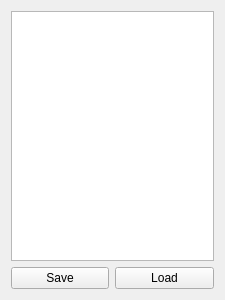
<?xml version="1.0" encoding="UTF-8"?>
<ui version="4.0">
 <class>FormResults</class>
 <widget class="QWidget" name="FormResults">
  <property name="geometry">
   <rect>
    <x>0</x>
    <y>0</y>
    <width>225</width>
    <height>300</height>
   </rect>
  </property>
  <property name="windowTitle">
   <string>Form</string>
  </property>
  <layout class="QGridLayout" name="gridLayout">
   <item row="0" column="0" colspan="2">
    <widget class="QTableView" name="tableView"/>
   </item>
   <item row="1" column="0">
    <widget class="QPushButton" name="SaveButton">
     <property name="text">
      <string>Save</string>
     </property>
    </widget>
   </item>
   <item row="1" column="1">
    <widget class="QPushButton" name="LoadButton">
     <property name="text">
      <string>Load</string>
     </property>
    </widget>
   </item>
  </layout>
 </widget>
 <resources/>
 <connections/>
</ui>
